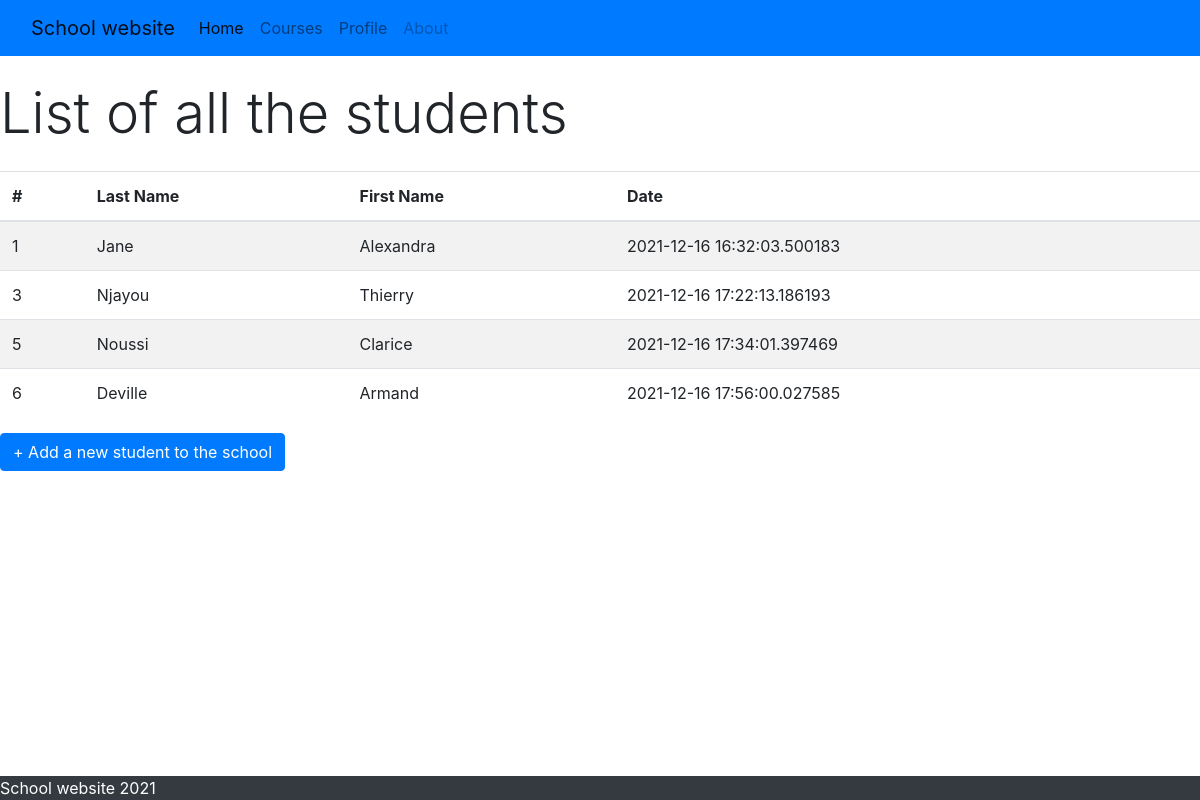
The page /home on the database its author committed.
### app/models.py (models this page shows, shortened)
class Student(db.Model):
    id = db.Column(db.Integer, primary_key=True, )
    first_name= db.Column(db.String(64))
    last_name= db.Column(db.String(64))
    age= db.Column(db.Integer)
    inscription_date = db.Column(db.DateTime, default=datetime.now)
    _class = db.Column(db.Integer, db.ForeignKey('classe.class_id'))

### app/routes.py (the view)
@appli.route('/home')
def home():
    all_students = models.Student.query.all()
    return render_template('home.html', students=all_students)

### app/templates/home.html (shortened to what this page needs)
{% extends 'base.html' %}
{% block main_content %}
    <h1 class="display-4 my-4">List of all the students</h1>
  <table class="table table-striped">
  <thead>
    <tr>
      <th scope="col">#</th>
      <th scope="col">Last Name</th>
      <th scope="col">First Name</th>
      <th scope="col">Date</th>
    </tr>
  </thead>
      {% for student in students %}
      <tr>
          <td>{{student.id}}</td>
            <td>{{student.last_name}}</td>
          <td>{{student.first_name}}</td>
          <td>{{student.inscription_date}}</td>
      </tr>
      {% endfor %}
  </table>
    <a href="{{url_for('student')}}"><button class="btn btn-primary">+ Add a new student to the school</button></a>
{% endblock %}

### app/templates/base.html (shortened to what this page needs)
<!DOCTYPE html>
<html lang="en">
<head>
    <link rel="stylesheet" href="https://stackpath.bootstrapcdn.com/bootstrap/4.4.1/css/bootstrap.min.css">
</head>
<body>
 <nav class="navbar navbar-expand-lg navbar-light bg-primary">
  <div class="container-fluid">
    <a class="navbar-brand" href="#">School website</a>
    <div class="collapse navbar-collapse" id="navbarNav">
      <ul class="navbar-nav">
        <li class="nav-item">
          <a class="nav-link active" aria-current="page" href="#">Home</a>
        </li>
        <li class="nav-item">
          <a class="nav-link" href="#">Courses</a>
        </li>
        <li class="nav-item">
          <a class="nav-link" href="#">Profile</a>
        </li>
        <li class="nav-item">
          <a class="nav-link disabled">About</a>
        </li>
      </ul>
    </div>
  </div>
</nav>
  {% block main_content %}{% endblock %}
<footer class="bg-dark text-white" style="bottom:0; position:absolute; width:100%">School website 2021</footer>
</body>
</html>

### rows shown on the page
Student: id "1", last_name "Jane", first_name "Alexandra", inscription_date "2021-12-16 16:32:03.500183"
Student: id "3", last_name "Njayou", first_name "Thierry", inscription_date "2021-12-16 17:22:13.186193"
Student: id "5", last_name "Noussi", first_name "Clarice", inscription_date "2021-12-16 17:34:01.397469"
Student: id "6", last_name "Deville", first_name "Armand", inscription_date "2021-12-16 17:56:00.027585"
